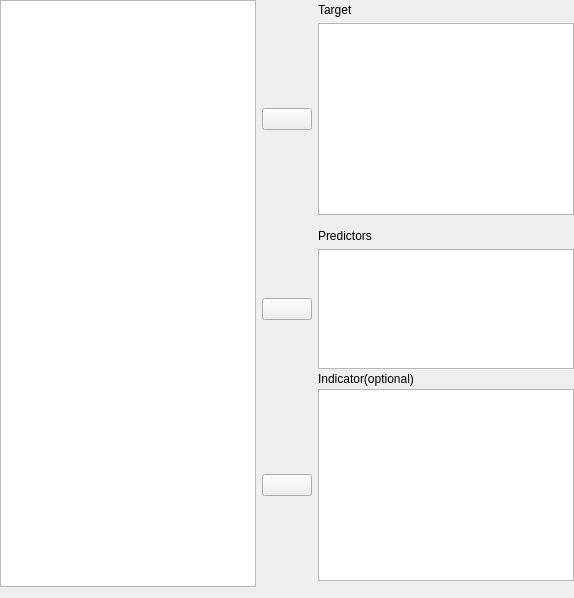
    <widget class="QWidget" name="topWidget" native="true">
     <layout class="QGridLayout" name="gridLayout_3">
      <property name="leftMargin">
       <number>0</number>
      </property>
      <property name="topMargin">
       <number>0</number>
      </property>
      <property name="rightMargin">
       <number>0</number>
      </property>
      <property name="verticalSpacing">
       <number>3</number>
      </property>
      <item row="8" column="3">
       <widget class="BoundListView" name="predictors">
        <property name="sizePolicy">
         <sizepolicy hsizetype="Expanding" vsizetype="Fixed">
          <horstretch>0</horstretch>
          <verstretch>0</verstretch>
         </sizepolicy>
        </property>
        <property name="minimumSize">
         <size>
          <width>0</width>
          <height>120</height>
         </size>
        </property>
        <property name="maximumSize">
         <size>
          <width>16777215</width>
          <height>120</height>
         </size>
        </property>
        <property name="editTriggers">
         <set>QAbstractItemView::AllEditTriggers</set>
        </property>
        <property name="selectionMode">
         <enum>QAbstractItemView::ExtendedSelection</enum>
        </property>
       </widget>
      </item>
      <item row="8" column="1">
       <widget class="AssignButton" name="buttonAssignRandom">
        <property name="sizePolicy">
         <sizepolicy hsizetype="Fixed" vsizetype="Fixed">
          <horstretch>0</horstretch>
          <verstretch>0</verstretch>
         </sizepolicy>
        </property>
        <property name="minimumSize">
         <size>
          <width>50</width>
          <height>0</height>
         </size>
        </property>
        <property name="maximumSize">
         <size>
          <width>50</width>
          <height>16777215</height>
         </size>
        </property>
        <property name="text">
         <string/>
        </property>
       </widget>
      </item>
      <item row="6" column="3">
       <widget class="QLabel" name="label_3">
        <property name="sizePolicy">
         <sizepolicy hsizetype="Fixed" vsizetype="Preferred">
          <horstretch>0</horstretch>
          <verstretch>0</verstretch>
         </sizepolicy>
        </property>
        <property name="text">
         <string>Predictors</string>
        </property>
       </widget>
      </item>
      <item row="0" column="0" rowspan="13">
       <widget class="AvailableFieldsListView" name="listAvailableFields">
        <property name="sizePolicy">
         <sizepolicy hsizetype="Expanding" vsizetype="Preferred">
          <horstretch>0</horstretch>
          <verstretch>0</verstretch>
         </sizepolicy>
        </property>
        <property name="minimumSize">
         <size>
          <width>0</width>
          <height>0</height>
         </size>
        </property>
        <property name="maximumSize">
         <size>
          <width>16777215</width>
          <height>16777215</height>
         </size>
        </property>
        <property name="selectionMode">
         <enum>QAbstractItemView::ExtendedSelection</enum>
        </property>
       </widget>
      </item>
      <item row="10" column="1">
       <widget class="AssignButton" name="buttonAssignCovariates">
        <property name="maximumSize">
         <size>
          <width>50</width>
          <height>16777215</height>
         </size>
        </property>
        <property name="text">
         <string/>
        </property>
       </widget>
      </item>
      <item row="4" column="1">
       <spacer name="verticalSpacer_3">
        <property name="orientation">
         <enum>Qt::Vertical</enum>
        </property>
        <property name="sizeHint" stdset="0">
         <size>
          <width>20</width>
          <height>5</height>
         </size>
        </property>
       </spacer>
      </item>
      <item row="3" column="1">
       <widget class="AssignButton" name="buttonAssignFixed">
        <property name="sizePolicy">
         <sizepolicy hsizetype="Fixed" vsizetype="Fixed">
          <horstretch>0</horstretch>
          <verstretch>0</verstretch>
         </sizepolicy>
        </property>
        <property name="minimumSize">
         <size>
          <width>50</width>
          <height>0</height>
         </size>
        </property>
        <property name="maximumSize">
         <size>
          <width>50</width>
          <height>16777215</height>
         </size>
        </property>
        <property name="text">
         <string/>
        </property>
       </widget>
      </item>
      <item row="9" column="1">
       <spacer name="verticalSpacer">
        <property name="orientation">
         <enum>Qt::Vertical</enum>
        </property>
        <property name="sizeHint" stdset="0">
         <size>
          <width>20</width>
          <height>5</height>
         </size>
        </property>
       </spacer>
      </item>
      <item row="10" column="3">
       <widget class="boundSingleItemView" name="indicator"/>
      </item>
      <item row="1" column="3">
       <widget class="QLabel" name="label_2">
        <property name="sizePolicy">
         <sizepolicy hsizetype="Fixed" vsizetype="Preferred">
          <horstretch>0</horstretch>
          <verstretch>0</verstretch>
         </sizepolicy>
        </property>
        <property name="text">
         <string>Target</string>
        </property>
       </widget>
      </item>
      <item row="3" column="3">
       <widget class="boundSingleItemView" name="target">
        <property name="sizePolicy">
         <sizepolicy hsizetype="Expanding" vsizetype="Fixed">
          <horstretch>0</horstretch>
          <verstretch>0</verstretch>
         </sizepolicy>
        </property>
        <property name="minimumSize">
         <size>
          <width>0</width>
          <height>0</height>
         </size>
        </property>
        <property name="maximumSize">
         <size>
          <width>16777215</width>
          <height>16777215</height>
         </size>
        </property>
        <property name="selectionMode">
         <enum>QAbstractItemView::ExtendedSelection</enum>
        </property>
       </widget>
      </item>
      <item row="9" column="3">
       <widget class="QLabel" name="label_18">
        <property name="maximumSize">
         <size>
          <width>120</width>
          <height>16</height>
         </size>
        </property>
        <property name="text">
         <string>Indicator(optional)</string>
        </property>
       </widget>
      </item>
     </layout>
    </widget>
